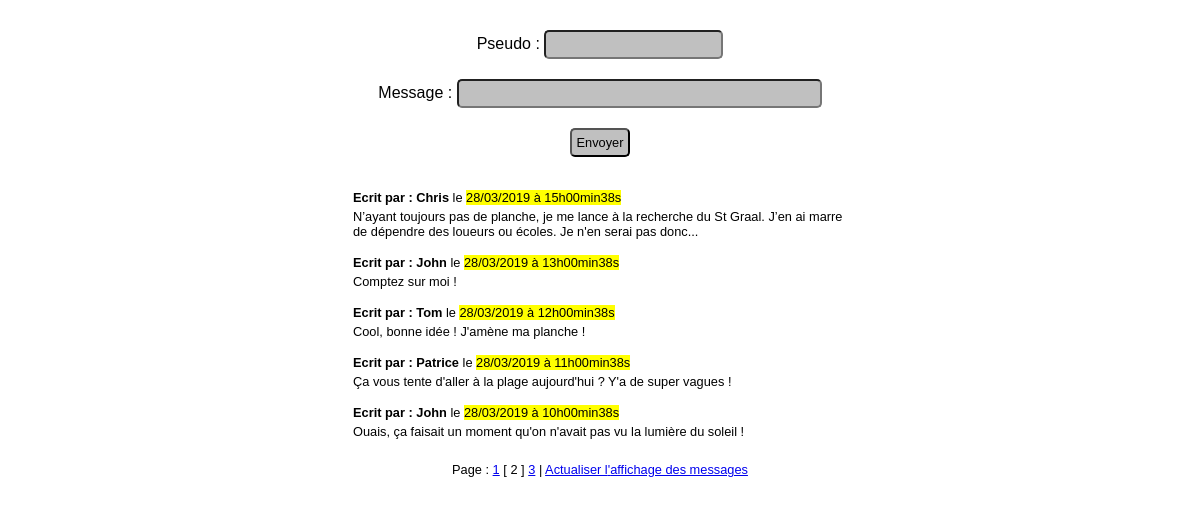
The app's page /minichat.php?page=2 with its own data.
### tables this page shows
CREATE TABLE IF NOT EXISTS `minichat` (
  `id` int(11) NOT NULL AUTO_INCREMENT,
  `pseudo` varchar(255) NOT NULL,
  `message` varchar(255) NOT NULL,
  `date_creation` datetime NOT NULL DEFAULT CURRENT_TIMESTAMP,
  PRIMARY KEY (`id`)
);

### minichat.php (the view, shortened to what this page needs)
<!DOCTYPE html>
<html>
<head>
</head>
<body>
    <form label="form_minichat" action="minichat_post_plus.php" method="post">
        <label for="pseudo">Pseudo</label> : <input type="text" name="pseudo" id="pseudo" value="<?php
                                                                                                    if (isset($_COOKIE['pseudo'])) {
                                                                                                        echo htmlspecialchars($_COOKIE['pseudo']);
                                                                                                    }
                                                                                                    ?>" required /><br>
        <label for="message">Message</label> : <input type="text" name="message" id="message" size="45" maxlength="255" autofocus required />
        <br />
        <input type="submit" value="Envoyer" />
    </form>
    <?php
    try {
        $bdd = new PDO('mysql:host=localhost;dbname=minichat;charset=utf8', 'root', '');
    } catch (Exception $e) {
        die('Erreur : ' . $e->getMessage());
    }
    $messagesParPage = 5;
    $retour_total = $bdd->query('SELECT COUNT(*) AS total FROM minichat');
    $donnees_total = $retour_total->fetch();
    $total = $donnees_total['total'];
    $nombreDePages = ceil($total / $messagesParPage);
    if (isset($_GET['page']))
    {
        $pageActuelle = intval($_GET['page']);
    } else
    {
        $pageActuelle = 1;
    }
    $premiereEntree = ($pageActuelle - 1) * $messagesParPage;
    $retour_messages = $bdd->query('SELECT pseudo, message, DATE_FORMAT(date_creation, \'%d/%m/%Y à %Hh%imin%ss\') AS date_creation_fr FROM minichat ORDER BY id DESC LIMIT ' . $premiereEntree . ', ' . $messagesParPage . '');
    while ($donnees_messages = $retour_messages->fetch())
    {
        echo '<table>
                <tr>
                     <td><strong>Ecrit par : ' . htmlspecialchars($donnees_messages['pseudo']) . '</strong> le <mark> ' . $donnees_messages['date_creation_fr'] . '</mark></td>
                </tr>
                <tr>
                     <td>' . nl2br(htmlspecialchars($donnees_messages['message'])) . '</td>
                </tr>
            </table>';
    }
    echo '<p align="center">Page : ';
    for ($i = 1; $i <= $nombreDePages; $i++)
    {
        if ($i == $pageActuelle)
        {
            echo ' [ ' . $i . ' ] ';
        } else
        {
            echo ' <a href="minichat.php?page=' . $i . '">' . $i . '</a> ';
        }
    }
    echo ' |  <a href="javascript:document.location.href=\'minichat.php\'">Actualiser l\'affichage des messages</a> </p>';
    ?>
</body>
</html>

### minichat.php (style rules this page uses)
body { font-family: "Verdana", "Arial", sans-serif; font-size: 100%; }
form { text-align: center; margin: 20px auto; }
input { background-color: silver; margin: 10px 0; padding: 5px; border-radius: 5px; }
table { width: 500px; margin: 10px auto; }
p { margin: 20px auto; }
p, input, table { font-size: 0.8em; }

### records on screen
minichat: pseudo "Chris", date_creation_fr "28/03/2019 à 15h00min38s", message "N’ayant toujours pas de planche, je me lance à la recherche du St Graal. J’en ai marre de dépendre des loueurs ou écoles. Je n'en serai pas donc..."
minichat: pseudo "John", date_creation_fr "28/03/2019 à 13h00min38s", message "Comptez sur moi !"
minichat: pseudo "Tom", date_creation_fr "28/03/2019 à 12h00min38s", message "Cool, bonne idée ! J'amène ma planche !"
minichat: pseudo "Patrice", date_creation_fr "28/03/2019 à 11h00min38s", message "Ça vous tente d'aller à la plage aujourd'hui ? Y'a de super vagues !"
minichat: pseudo "John", date_creation_fr "28/03/2019 à 10h00min38s", message "Ouais, ça faisait un moment qu'on n'avait pas vu la lumière du soleil !"
